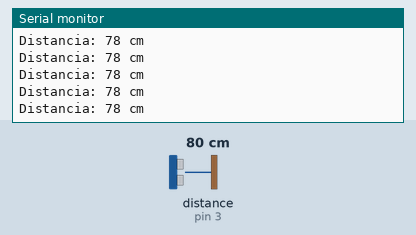
This sketch was run on a simulated Arduino Uno, built with avr-gcc and run on an emulated ATmega328P. Parts: the last lines printed to the serial monitor. Wiring (inferred from the names in the program): ultrasonic range finder: trigger pin 2; echo pin 3. Inputs (shaded band) come from the test bench; at power-on: distance to the obstacle (sensor on pin 3) 80 cm. The echo pulse lasts 58.3 µs per cm.

Above: at 2.8 s.
2.9 s: distance to the obstacle (sensor on pin 3) set to 18 cm
At 2.96 s:
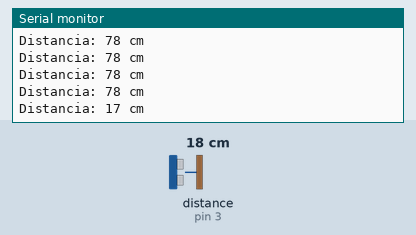
4.4 s: distance to the obstacle (sensor on pin 3) set to 22 cm
At 4.59 s:
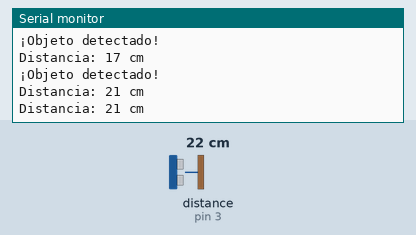
Timing chart, 0 to 7.4 s (numbered marks = the images above; inputs shaded):
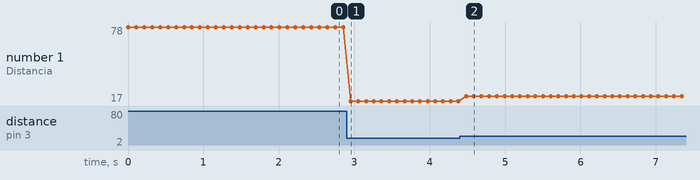

Measured:
- after the input at 2.9 s, the serial monitor: prints a new line after 0.05 s (image 1)
- after the input at 4.4 s, the serial monitor: prints a new line after 0.08 s (image 2)
- plotted number 1: 78 → 17 after the input at 2.9 s, 17 → 21 after the input at 4.4 s

The sketch:

sketch_may3a.ino
```cpp
#define TRIGGER_PIN 2 // Pin del Arduino conectado al pin de trigger del sensor ultrasónico
#define ECHO_PIN 3    // Pin del Arduino conectado al pin de echo del sensor ultrasónico
#define DISTANCE_THRESHOLD 20 // Distancia umbral en centímetros para considerar que un objeto está cerca

void setup() {
  Serial.begin(9600); // Inicializa la comunicación serial
  pinMode(TRIGGER_PIN, OUTPUT);
  pinMode(ECHO_PIN, INPUT);
}

void loop() {
  long duration, distance;

  // Envía un pulso de 10us al pin de trigger
  digitalWrite(TRIGGER_PIN, LOW);
  delayMicroseconds(2);
  digitalWrite(TRIGGER_PIN, HIGH);
  delayMicroseconds(10);
  digitalWrite(TRIGGER_PIN, LOW);

  // Mide la duración del pulso de eco
  duration = pulseIn(ECHO_PIN, HIGH);

  // Calcula la distancia en centímetros
  distance = duration * 0.034 / 2;

  // Imprime la distancia medida en el monitor serial
  Serial.print("Distancia: ");
  Serial.print(distance);
  Serial.println(" cm");

  // Comprueba si la distancia medida es menor que el umbral
  if (distance < DISTANCE_THRESHOLD) {
    Serial.println("¡Objeto detectado!");
    // Aquí puedes agregar el código para cualquier acción que desees realizar cuando se detecta un objeto
  }

  delay(100); // Espera 100ms antes de tomar otra medición
}
```
